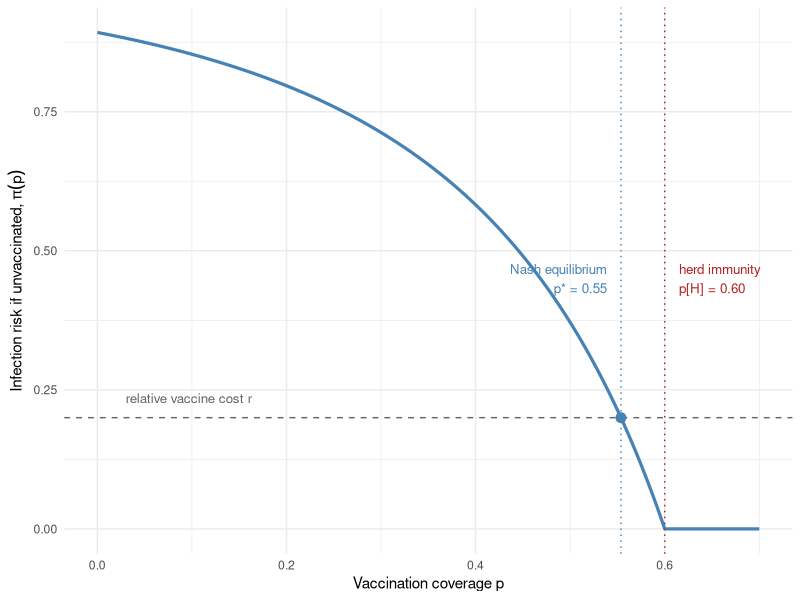
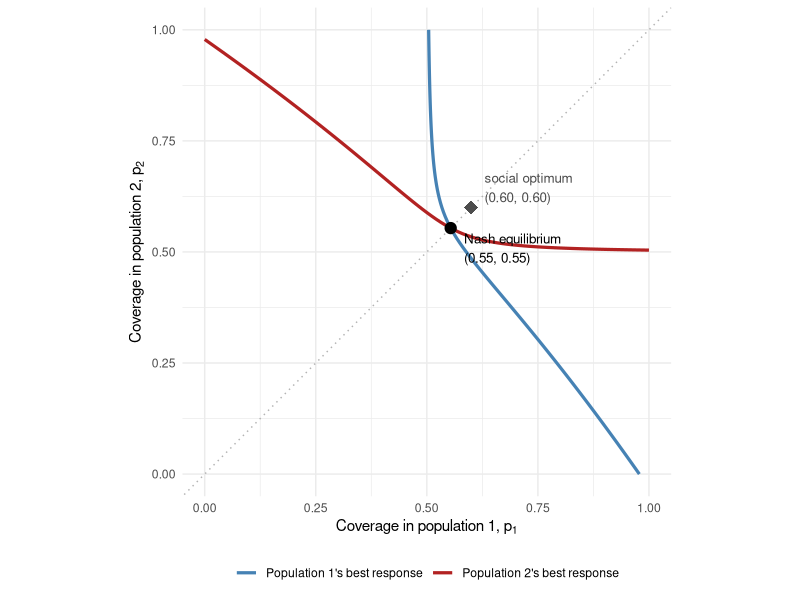
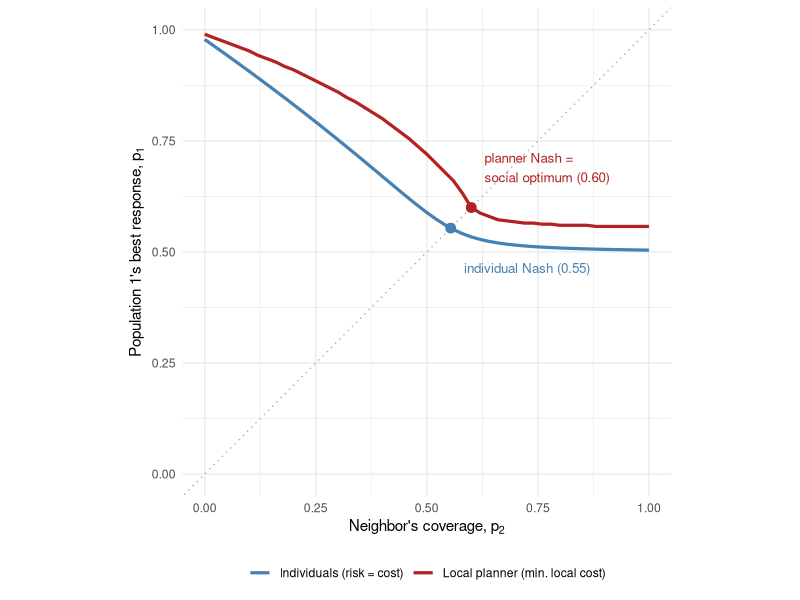

These charts were generated, in order, by the following R code:
## ---- chunk 1
#| label: setup
library(ggplot2)

# Final size among the unvaccinated at coverage p (perfect vaccine)
attack_rate <- function(p, R0) {
  R_eff <- R0 * (1 - p)
  if (R_eff <= 1) return(0)
  uniroot(function(z) z - (1 - exp(-R_eff * z)),
          interval = c(1e-9, 1), tol = 1e-12)$root
}

R0 <- 2.5   # e.g., a moderately transmissible respiratory pathogen
r  <- 0.2   # vaccination cost relative to infection cost

p_H    <- 1 - 1 / R0
p_nash <- uniroot(function(p) attack_rate(p, R0) - r,
                  interval = c(0, p_H - 1e-6))$root
round(c(nash = p_nash, herd_immunity = p_H), 3)
## ---- chunk 2
#| label: fig-single-pop
#| fig-cap: "Infection risk to an unvaccinated individual as a function of vaccination coverage ($R_0 = 2.5$). The Nash equilibrium sits where risk equals the relative cost of vaccination ($r = 0.2$), always short of the herd-immunity threshold."
#| fig-width: 7
#| fig-height: 4.5
p_grid <- seq(0, 0.7, by = 0.002)
df <- data.frame(p = p_grid,
                 risk = sapply(p_grid, attack_rate, R0 = R0))

ggplot(df, aes(p, risk)) +
  geom_line(color = "steelblue", linewidth = 1.1) +
  geom_hline(yintercept = r, linetype = "dashed", color = "grey40") +
  geom_vline(xintercept = p_nash, linetype = "dotted", color = "steelblue") +
  geom_vline(xintercept = p_H, linetype = "dotted", color = "firebrick") +
  annotate("point", x = p_nash, y = r, size = 3, color = "steelblue") +
  annotate("text", x = p_nash - 0.015, y = 0.45,
           label = sprintf("Nash equilibrium\np* = %.2f", p_nash),
           hjust = 1, size = 3.4, color = "steelblue") +
  annotate("text", x = p_H + 0.015, y = 0.45,
           label = sprintf("herd immunity\np[H] = %.2f", p_H),
           hjust = 0, size = 3.4, color = "firebrick") +
  annotate("text", x = 0.03, y = r + 0.035,
           label = "relative vaccine cost r", hjust = 0,
           size = 3.4, color = "grey40") +
  labs(x = "Vaccination coverage p",
       y = expression("Infection risk if unvaccinated, " * pi(p))) +
  theme_minimal()
## ---- chunk 3
#| label: two-pop-functions
# Coupled final sizes among the unvaccinated, by fixed-point iteration
attack_rates2 <- function(p, K, tol = 1e-12, max_iter = 5000) {
  z <- c(1, 1)
  for (i in seq_len(max_iter)) {
    z_new <- 1 - exp(-as.vector(K %*% ((1 - p) * z)))
    if (max(abs(z_new - z)) < tol) break
    z <- z_new
  }
  z
}

# Population i's equilibrium coverage, given the other population's coverage:
# raise p_i until the local infection risk falls to r (with boundary cases)
best_response <- function(p_other, i, K, r) {
  f <- function(p_i) {
    p <- numeric(2); p[i] <- p_i; p[-i] <- p_other
    attack_rates2(p, K)[i] - r
  }
  if (f(0) <= 0) return(0)   # risk already below cost: no one vaccinates
  if (f(1) >= 0) return(1)   # spillover risk exceeds cost even at full coverage
  uniroot(f, c(0, 1), tol = 1e-9)$root
}

# 90% of contacts within, 10% between; rows sum to R0 = 2.5
K <- matrix(c(2.25, 0.25,
              0.25, 2.25), nrow = 2, byrow = TRUE)
## ---- chunk 4
#| label: two-pop-nash
p <- c(0.5, 0.5)
for (it in 1:200) {
  p_new <- c(best_response(p[2], 1, K, r),
             best_response(p[1], 2, K, r))
  if (max(abs(p_new - p)) < 1e-10) break
  p <- p_new
}
p_nash2 <- p
round(c(p1 = p_nash2[1], p2 = p_nash2[2],
        risk1 = attack_rates2(p_nash2, K)[1],
        risk2 = attack_rates2(p_nash2, K)[2]), 3)
## ---- chunk 5
#| label: fig-best-response
#| fig-cap: "Best-response curves for the two-population vaccination game ($R_w = 2.25$, $R_b = 0.25$, $r = 0.2$). Each curve slopes downward — the more your neighbor vaccinates, the less your own population does. The Nash equilibrium (their intersection) lies below the social optimum in both coordinates."
#| fig-width: 6.5
#| fig-height: 6
grid <- seq(0, 1, by = 0.01)
br1 <- sapply(grid, best_response, i = 1, K = K, r = r)  # p1 responding to p2
br2 <- sapply(grid, best_response, i = 2, K = K, r = r)  # p2 responding to p1

p_opt <- c(0.6, 0.6)  # social optimum, computed in the next section

ggplot() +
  geom_line(aes(x = br1, y = grid, color = "Population 1's best response"),
            linewidth = 1.1) +
  geom_line(aes(x = grid, y = br2, color = "Population 2's best response"),
            linewidth = 1.1) +
  geom_abline(slope = 1, intercept = 0, linetype = "dotted", color = "grey70") +
  annotate("point", x = p_nash2[1], y = p_nash2[2], size = 3.5) +
  annotate("text", x = p_nash2[1] + 0.03, y = p_nash2[2] - 0.045,
           label = "Nash equilibrium\n(0.55, 0.55)", hjust = 0, size = 3.4) +
  annotate("point", x = p_opt[1], y = p_opt[2], shape = 18, size = 4.5,
           color = "grey30") +
  annotate("text", x = p_opt[1] + 0.03, y = p_opt[2] + 0.045,
           label = "social optimum\n(0.60, 0.60)", hjust = 0, size = 3.4,
           color = "grey30") +
  scale_color_manual(values = c("Population 1's best response" = "steelblue",
                                "Population 2's best response" = "firebrick"),
                     name = NULL) +
  coord_equal(xlim = c(0, 1), ylim = c(0, 1)) +
  labs(x = expression("Coverage in population 1, " * p[1]),
       y = expression("Coverage in population 2, " * p[2])) +
  theme_minimal() +
  theme(legend.position = "bottom")
## ---- chunk 6
#| label: free-riding
round(c(br1_when_p2_is_0.3 = best_response(0.3, 1, K, r),
        br1_when_p2_is_0.9 = best_response(0.9, 1, K, r)), 3)
## ---- chunk 7
#| label: social-optimum
total_cost <- function(p, K, r) {
  z <- attack_rates2(p, K)
  mean(r * p + (1 - p) * z)
}

grid_opt <- expand.grid(p1 = seq(0, 1, by = 0.005),
                        p2 = seq(0, 1, by = 0.005))
cost <- mapply(function(a, b) total_cost(c(a, b), K, r),
               grid_opt$p1, grid_opt$p2)
opt <- grid_opt[which.min(cost), ]

round(c(p1_opt = opt$p1, p2_opt = opt$p2,
        cost_optimum = min(cost),
        cost_nash = total_cost(p_nash2, K, r)), 3)
## ---- chunk 8
#| label: planner-br
# Patch i's total per-capita cost, given its own and the neighbor's coverage
local_cost <- function(p_i, p_other, i, K, r) {
  p <- numeric(2); p[i] <- p_i; p[-i] <- p_other
  r * p_i + (1 - p_i) * attack_rates2(p, K)[i]
}

# Planner best response: minimize local cost (grid search — the cost surface
# has a kink at the elimination boundary, so avoid smooth optimizers)
planner_br <- function(p_other, i, K, r, grid = seq(0, 1, by = 0.0025)) {
  costs <- vapply(grid, local_cost, numeric(1),
                  p_other = p_other, i = i, K = K, r = r)
  grid[which.min(costs)]
}

# Is the social optimum (0.6, 0.6) a Nash equilibrium of the planner game?
round(c(br_to_0.6 = planner_br(0.6, 1, K, r),
        cost_at_0.60 = local_cost(0.60, 0.6, 1, K, r),
        cost_at_0.55 = local_cost(0.55, 0.6, 1, K, r),
        cost_at_0.65 = local_cost(0.65, 0.6, 1, K, r)), 3)
## ---- chunk 9
#| label: fig-planner-vs-individual
#| fig-cap: "Population 1's best response to its neighbor's coverage under two decision-makers: individuals vaccinating until personal risk equals cost (steelblue), versus a local planner minimizing the patch's total cost (firebrick). The planner responds more aggressively everywhere; where each curve crosses the diagonal is the symmetric Nash equilibrium of the corresponding game. The planner game's equilibrium coincides with the social optimum."
#| fig-width: 6.5
#| fig-height: 6
p2_grid <- seq(0, 1, by = 0.02)
br_ind <- sapply(p2_grid, best_response, i = 1, K = K, r = r)
br_pln <- sapply(p2_grid, planner_br, i = 1, K = K, r = r)

ggplot() +
  geom_line(aes(p2_grid, br_ind, color = "Individuals (risk = cost)"),
            linewidth = 1.1) +
  geom_line(aes(p2_grid, br_pln, color = "Local planner (min. local cost)"),
            linewidth = 1.1) +
  geom_abline(slope = 1, intercept = 0, linetype = "dotted", color = "grey70") +
  annotate("point", x = p_nash2[1], y = p_nash2[1], size = 3,
           color = "steelblue") +
  annotate("text", x = p_nash2[1] + 0.03, y = p_nash2[1] - 0.09,
           label = "individual Nash (0.55)", hjust = 0, size = 3.4,
           color = "steelblue") +
  annotate("point", x = 0.6, y = 0.6, size = 3, color = "firebrick") +
  annotate("text", x = 0.6 + 0.03, y = 0.6 + 0.09,
           label = "planner Nash =\nsocial optimum (0.60)", hjust = 0,
           size = 3.4, color = "firebrick") +
  scale_color_manual(values = c("Individuals (risk = cost)" = "steelblue",
                                "Local planner (min. local cost)" = "firebrick"),
                     name = NULL) +
  coord_equal(xlim = c(0, 1), ylim = c(0, 1)) +
  labs(x = expression("Neighbor's coverage, " * p[2]),
       y = expression("Population 1's best response, " * p[1])) +
  theme_minimal() +
  theme(legend.position = "bottom")
